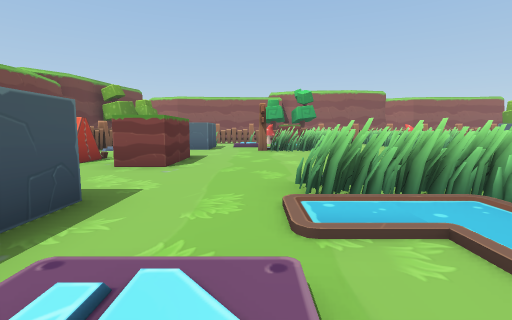
View 1 (above)

22 first-person views from a walk through a 3-D level made in the Unity game engine. The camera is 1.4 m above the floor, tilts 6° down and sees 85° across. The floor is counted in squares, 2 m on a side. Each view is taken from the middle of a square. On the plan, view 1 faces up. The plan holds only what a view shows up to about 9 squares ahead; the rest is blank. The place goes on beyond the plan.

View 2
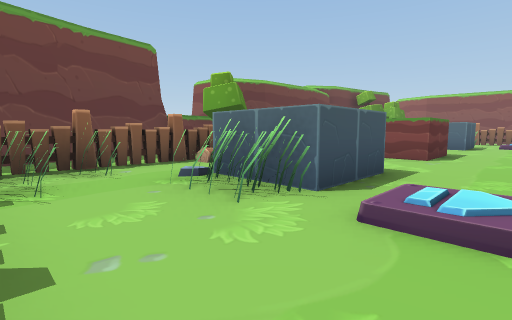

View 3
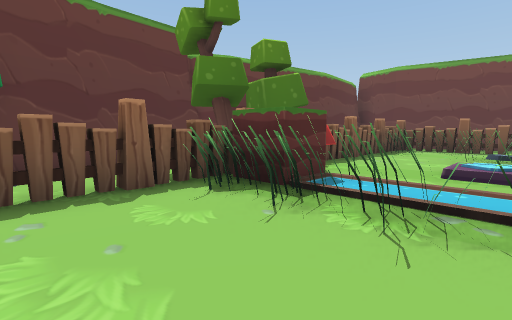

View 4
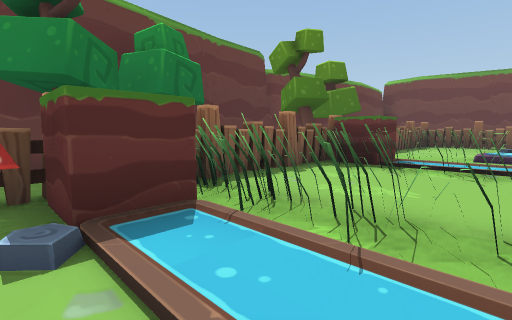

View 5
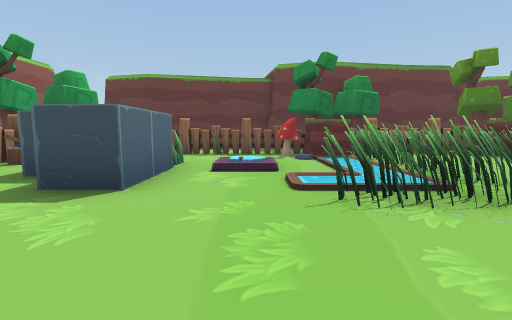

View 6
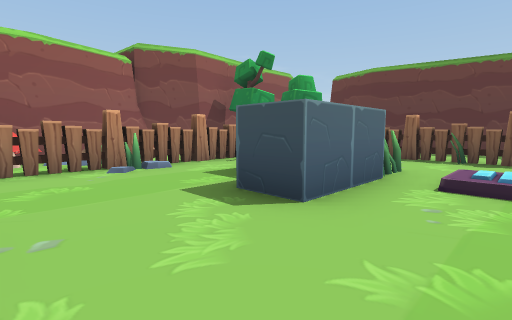

View 7
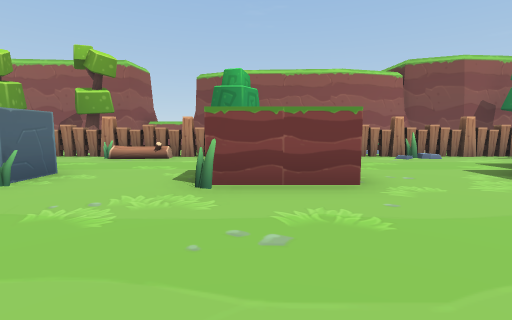

View 8
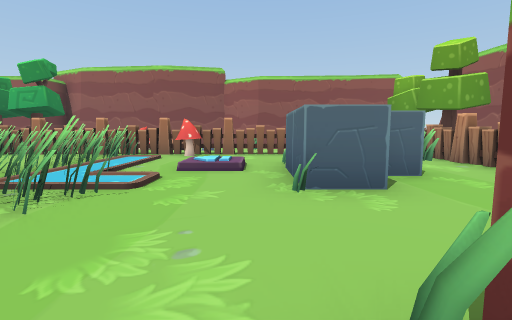

View 9
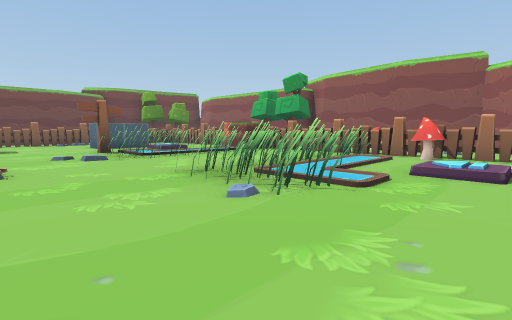

View 10
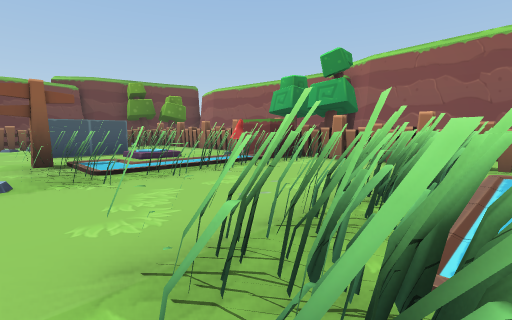

View 11
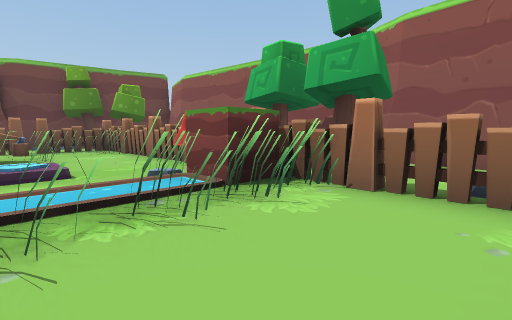

View 12
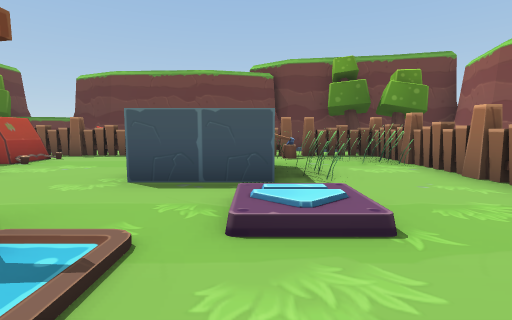

View 13
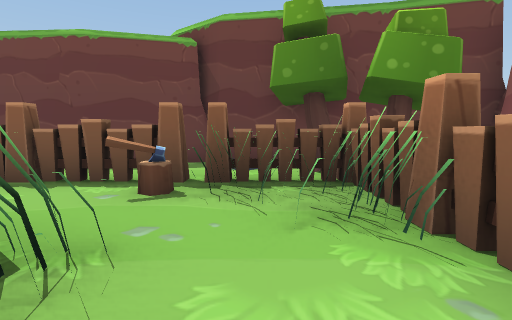

View 14
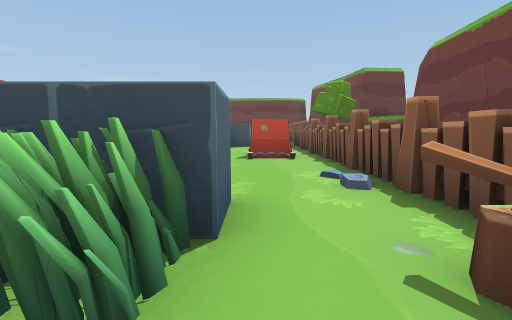

View 15
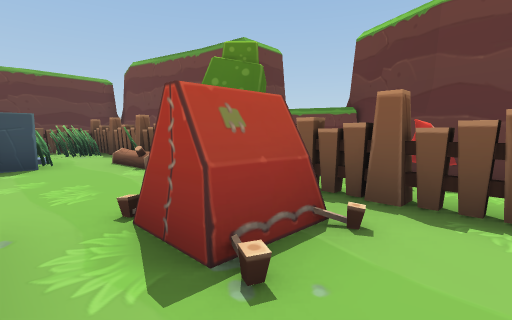

View 16
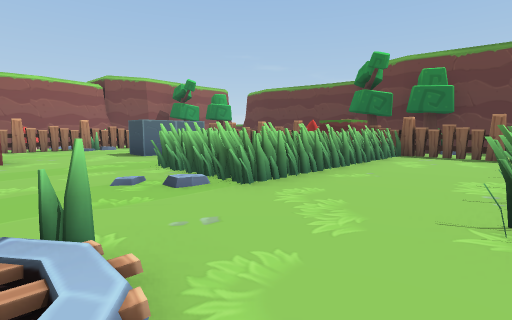

View 17
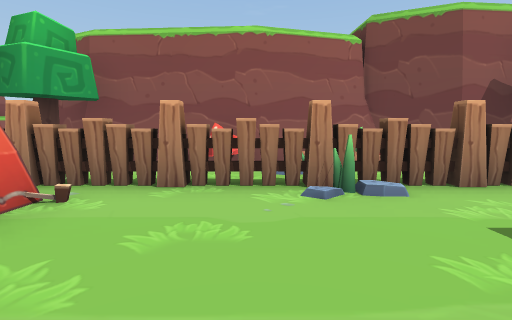

View 18
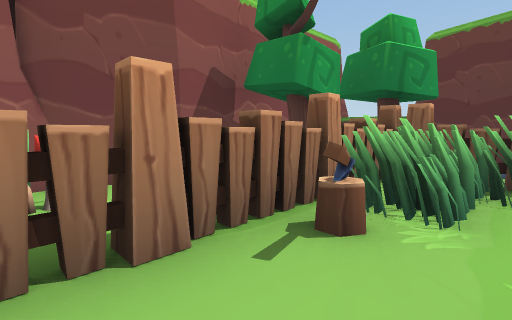

View 19
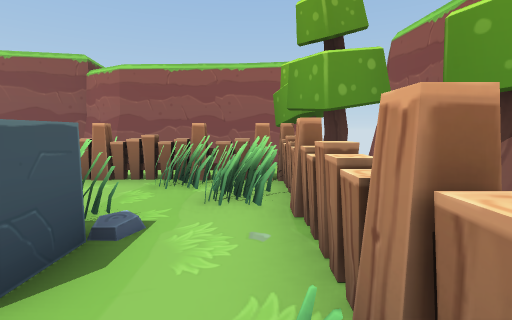

View 20
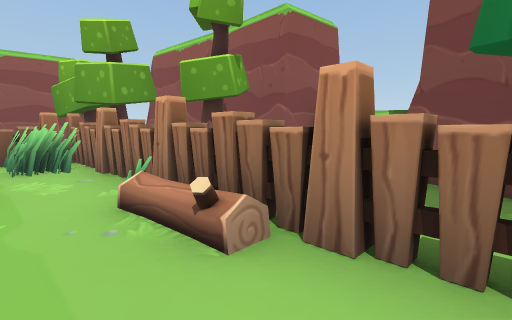

View 21
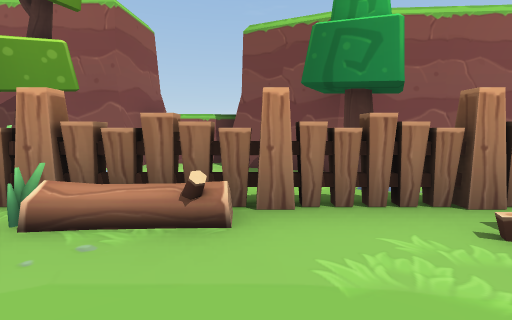

View 22
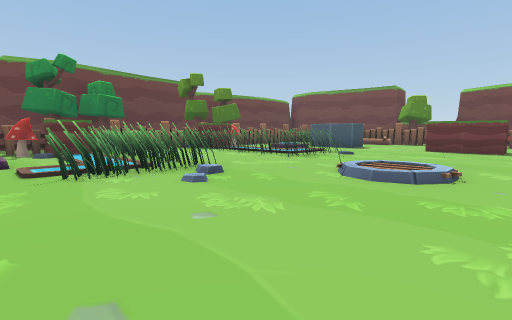

### Floor plan
Key: @ floor where view 1 was taken; # wall or solid block; . main floor; : floor 0.25 m higher than the main floor; + floor 0.5 m higher than the main floor; / step, stairs or slope; = window, fence, low wall or low ledge; ~ liquid the walk can cross; ^ raised ledge; O other object.
Columns run from 8 left of view 1 to 17 right of it. Each row starts with its distance up from view 1.
 18  ####    #  ##   #########
 17          O O   ^ .       #
 16 #OO      O O...........O #
 15 #OO..O.O.O#O.O.OO.O.O.OOO#
 14 #.O......O~....~O......# #
 13 #.O#...//.~....~.//....# #
 12 #.O..##//.~....~.//##..#O#
 11 #.O...#..~~....~~..#...#
 10 # O.....#............./=
  9 # O.................../O.#
  8 #.O....................OO#
  7 #OO...#.....:......#.O.OO#
  6 # OOO.#.....:......#...O.#
  5 # O....................OO#
  4 #OO......:.............OO#
  3 #OO=..................OO+#
  2 #.O...#..~~....~~..#...OO#
  1 #.O.###//.~....~.//##..OO#
  0 #.O..../@.~....~.//. .#O #
 -1 #.O.......~....##... ..O #
 -2 # O......O#....OO... ..OO
 -3   OOOOOOOOOOOOOOOOOOOOOO
 -4        O O  .O O. ..
 -5          ###############OO

Where each view was taken, in squares from view 1:
view 1: 0 up, 0 right, facing up
view 2: 2 down, 0 right, facing up-left
view 3: 1 up, 5 right, facing down-left
view 4: 1 up, 8 right, facing down-left
view 5: 6 up, 9 right, facing down
view 6: 5 up, 9 right, facing down-right
view 7: 7 up, 7 right, facing right
view 8: 7 up, 10 right, facing up
view 9: 7 up, 10 right, facing up-left
view 10: 9 up, 7 right, facing up-left
view 11: 12 up, 5 right, facing up-left
view 12: 12 up, 2 right, facing left
view 13: 14 up, 2 left, facing left
view 14: 14 up, 4 left, facing down
view 15: 8 up, 3 left, facing down-left
view 16: 6 up, 3 right, facing down-right
view 17: 4 up, 11 right, facing right
view 18: 2 up, 13 right, facing down-right
view 19: 10 up, 14 right, facing up
view 20: 8 up, 13 right, facing up-right
view 21: 9 up, 12 right, facing right
view 22: 8 up, 9 right, facing down-left
